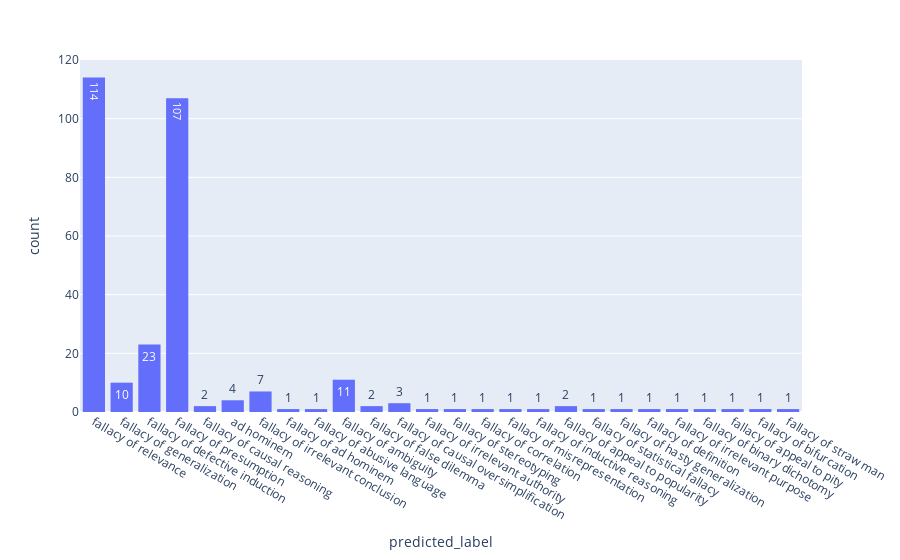

The code cell stored with this chart in its notebook:
### Code cell
px.histogram(dataframe, x="predicted_label", text_auto=True)

### Figure 1 — Plotly figure (JSON) as saved in the notebook; plotly's stock layout.template omitted (floating-point values rounded to 4 significant figures; data arrays with more than 128 entries replaced by an {"elided": "..."} marker saying what was removed)
{"data": [{"alignmentgroup": "True", "bingroup": "x", "hovertemplate": "predicted_label=%{x}<br>count=%{y}<extra></extra>", "legendgroup": "", "marker": {"color": "#636efa", "pattern": {"shape": ""}}, "name": "", "offsetgroup": "", "orientation": "v", "showlegend": false, "texttemplate": "%{value}", "type": "histogram", "x": {"elided": "300 str values"}, "xaxis": "x", "yaxis": "y"}], "layout": {"barmode": "relative", "legend": {"tracegroupgap": 0}, "margin": {"t": 60}, "xaxis": {"anchor": "y", "domain": [0, 1], "title": {"text": "predicted_label"}}, "yaxis": {"anchor": "x", "domain": [0, 1], "title": {"text": "count"}}}}
